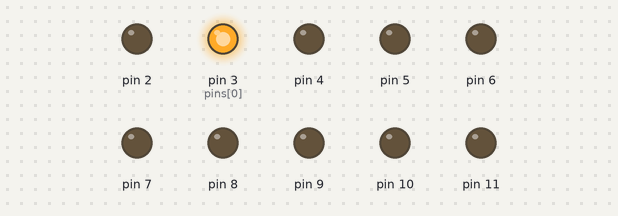
The sketch below on a simulated Arduino Uno, built with avr-gcc and run on an emulated ATmega328P. On the bench: output pins drawn as LEDs (lit = HIGH).

Above: at 0.1 s.
Timing chart, 0 to 1.6 s (numbered marks = the images above):
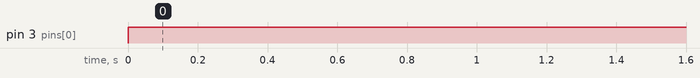

Measured:
- by itself, pin 3 (pins[0]): LOW → HIGH at 0.00 s

The sketch:

quick_test.ino
```cpp
const int pins[6] = {3};

void setup()
{
  //Set all motor pins to output
  for(int i = 0;i<sizeof(pins);i++)
    pinMode(i,OUTPUT);

  Serial.begin(9600);
}

void loop()
{
  digitalWrite(pins[0],HIGH);

  delay(1000);
}
```
